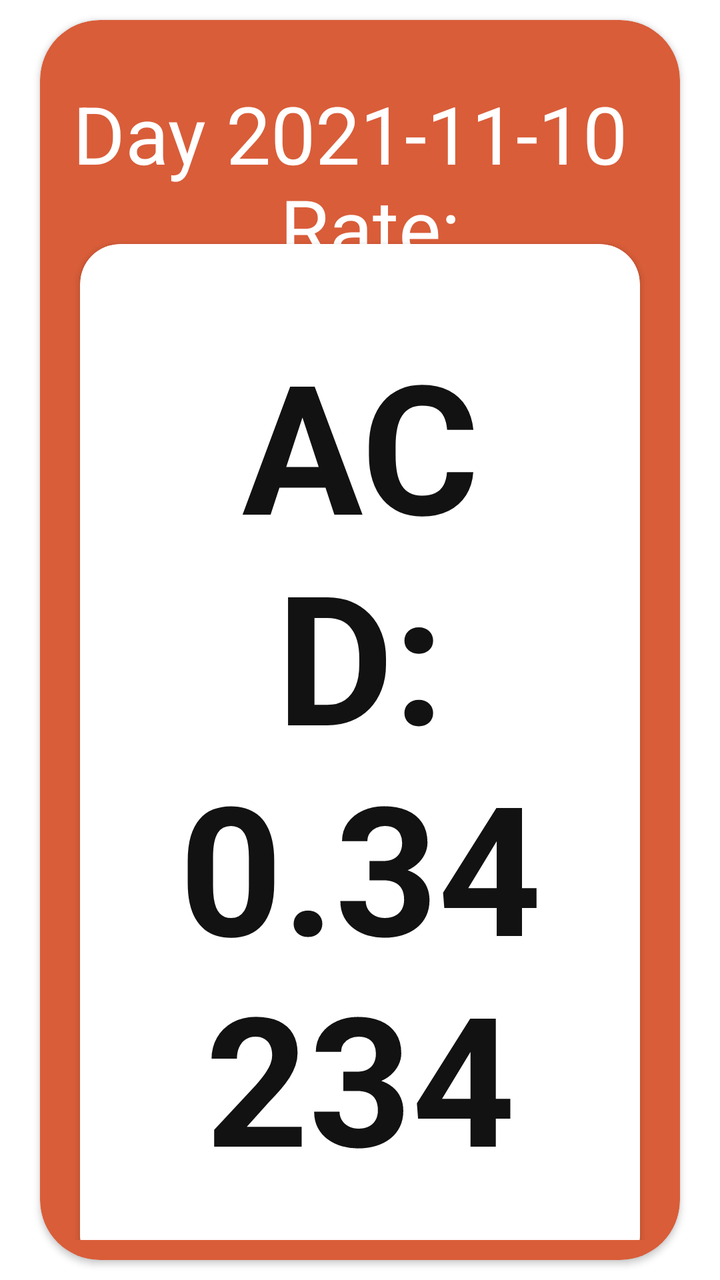
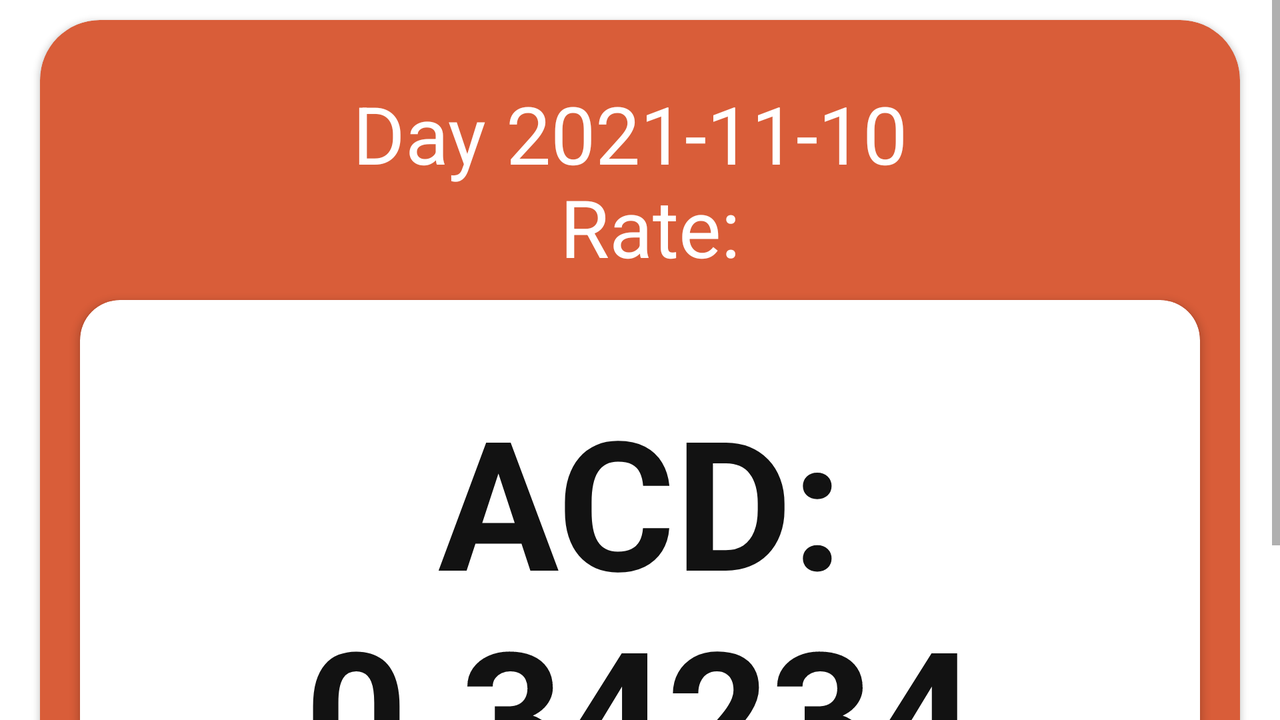

An Android layout and its configuration variant, each rendered on a device that would load it. The default file and the variant file are quoted in full after the pictures.
<!-- AndroidManifest.xml: application theme Theme.Currency_app -->
<!-- res/layout/activity_currency.xml -->
<?xml version="1.0" encoding="utf-8"?>
<androidx.constraintlayout.widget.ConstraintLayout
    xmlns:android="http://schemas.android.com/apk/res/android"
    xmlns:app="http://schemas.android.com/apk/res-auto"
    xmlns:tools="http://schemas.android.com/tools"
    android:layout_width="match_parent"
    android:layout_height="match_parent"
    tools:context=".ui.view.CurrencyActivity">

    <androidx.cardview.widget.CardView
        android:layout_width="match_parent"
        android:layout_height="match_parent"
        app:cardBackgroundColor="?attr/colorPrimary"
        android:elevation="5dp"
        app:contentPadding="10dp"
        app:cardCornerRadius="30dp"
        android:layout_marginHorizontal="20dp"
        android:layout_marginTop="10dp"
        android:layout_marginBottom="10dp">

        <androidx.constraintlayout.widget.ConstraintLayout
            android:layout_width="match_parent"
            android:layout_height="match_parent">

            <TextView
                android:id="@+id/textView_for_day_currency_screen"
                android:layout_width="wrap_content"
                android:layout_height="wrap_content"
                android:layout_marginTop="20dp"
                android:textColor="?attr/colorOnPrimary"
                android:textSize="40sp"
                app:layout_constraintEnd_toEndOf="parent"
                app:layout_constraintStart_toStartOf="parent"
                app:layout_constraintTop_toTopOf="parent"
                tools:text="Day 2021-11-10 \n Rate:"
                android:textAlignment="center"/>

            <androidx.cardview.widget.CardView
                android:id="@+id/cardView"
                android:layout_width="match_parent"
                android:layout_height="wrap_content"
                android:layout_margin="10dp"
                android:elevation="10dp"
                app:cardBackgroundColor="?attr/colorOnPrimary"
                app:cardCornerRadius="20dp"
                app:contentPadding="40dp"
                app:layout_constraintBottom_toBottomOf="parent"
                app:layout_constraintEnd_toEndOf="parent"
                app:layout_constraintStart_toStartOf="parent"
                app:layout_constraintTop_toBottomOf="@+id/textView_for_day_currency_screen">

                <androidx.constraintlayout.widget.ConstraintLayout
                    android:layout_width="match_parent"
                    android:layout_height="match_parent">

                    <TextView
                        android:id="@+id/textView_for_currency_info_in_currency_screen"
                        android:layout_width="match_parent"
                        android:layout_height="match_parent"
                        android:textAlignment="center"
                        android:textColor="?attr/colorOnSecondary"
                        android:textSize="90sp"
                        android:textStyle="bold"
                        tools:text="ACD: 0.34234" />

                </androidx.constraintlayout.widget.ConstraintLayout>


            </androidx.cardview.widget.CardView>

        </androidx.constraintlayout.widget.ConstraintLayout>

    </androidx.cardview.widget.CardView>

</androidx.constraintlayout.widget.ConstraintLayout>
<!-- resources referenced by this layout -->
<resources>
  <style name="Theme.Currency_app" parent="Theme.MaterialComponents.DayNight.DarkActionBar">
          
          <item name="colorPrimary">@color/red_fire</item>
          <item name="colorPrimaryVariant">@color/dark_red_fire</item>
          <item name="colorOnPrimary">@color/white</item>
          
          <item name="colorSecondary">@color/sunset_orange</item>
          <item name="colorSecondaryVariant">@color/dark_sunset_orange</item>
          <item name="colorOnSecondary">@color/black</item>
          
          <item name="android:statusBarColor" tools:targetApi="l">?attr/colorPrimaryVariant</item>
          
      </style>
  <color name="red_fire">#D95D39</color>
  <color name="dark_red_fire">#BC4524</color>
  <color name="white">#FFFFFFFF</color>
  <color name="sunset_orange">#F18805</color>
  <color name="dark_sunset_orange">#DC7B04</color>
  <color name="black">#121212</color>
</resources>
<!-- res/layout-land/activity_currency.xml (the repository's variant of the layout above) -->
<!-- drawn on the phone turned sideways -->
<?xml version="1.0" encoding="utf-8"?>
<androidx.constraintlayout.widget.ConstraintLayout
    xmlns:android="http://schemas.android.com/apk/res/android"
    xmlns:app="http://schemas.android.com/apk/res-auto"
    xmlns:tools="http://schemas.android.com/tools"
    android:layout_width="match_parent"
    android:layout_height="match_parent"
    tools:context=".ui.view.CurrencyActivity">

    <ScrollView
        android:layout_width="match_parent"
        android:layout_height="match_parent">

        <androidx.cardview.widget.CardView
            android:layout_width="match_parent"
            android:layout_height="match_parent"
            app:cardBackgroundColor="?attr/colorPrimary"
            android:elevation="5dp"
            app:contentPadding="10dp"
            app:cardCornerRadius="30dp"
            android:layout_marginHorizontal="20dp"
            android:layout_marginTop="10dp"
            android:layout_marginBottom="10dp">

            <androidx.constraintlayout.widget.ConstraintLayout
                android:layout_width="match_parent"
                android:layout_height="match_parent">

                <TextView
                    android:id="@+id/textView_for_day_currency_screen"
                    android:layout_width="wrap_content"
                    android:layout_height="wrap_content"
                    android:layout_marginTop="20dp"
                    android:textColor="?attr/colorOnPrimary"
                    android:textSize="40sp"
                    app:layout_constraintEnd_toEndOf="parent"
                    app:layout_constraintStart_toStartOf="parent"
                    app:layout_constraintTop_toTopOf="parent"
                    tools:text="Day 2021-11-10 \n Rate:"
                    android:textAlignment="center"/>

                <androidx.cardview.widget.CardView
                    android:id="@+id/cardView"
                    android:layout_width="match_parent"
                    android:layout_height="wrap_content"
                    android:layout_margin="10dp"
                    android:layout_marginTop="50dp"
                    android:elevation="10dp"
                    app:cardBackgroundColor="?attr/colorOnPrimary"
                    app:cardCornerRadius="20dp"
                    app:contentPadding="40dp"
                    app:layout_constraintBottom_toBottomOf="parent"
                    app:layout_constraintEnd_toEndOf="parent"
                    app:layout_constraintStart_toStartOf="parent"
                    app:layout_constraintTop_toBottomOf="@+id/textView_for_day_currency_screen">

                    <androidx.constraintlayout.widget.ConstraintLayout
                        android:layout_width="match_parent"
                        android:layout_height="match_parent">

                        <TextView
                            android:id="@+id/textView_for_currency_info_in_currency_screen"
                            android:layout_width="match_parent"
                            android:layout_height="match_parent"
                            android:textAlignment="center"
                            android:textColor="?attr/colorOnSecondary"
                            android:textSize="90sp"
                            android:textStyle="bold"
                            tools:text="ACD: 0.34234" />

                    </androidx.constraintlayout.widget.ConstraintLayout>


                </androidx.cardview.widget.CardView>

            </androidx.constraintlayout.widget.ConstraintLayout>

        </androidx.cardview.widget.CardView>

    </ScrollView>

</androidx.constraintlayout.widget.ConstraintLayout>
